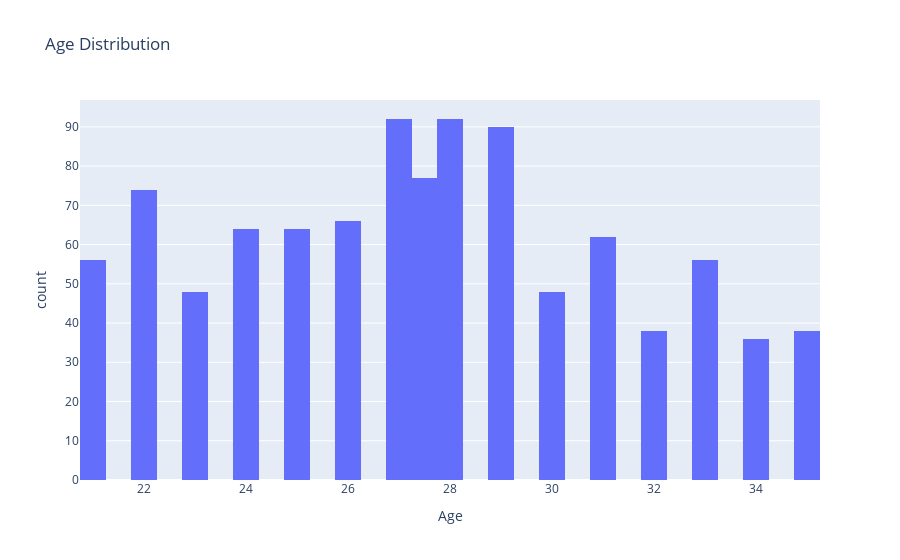

The cell this chart's notebook holds for it:
### Code cell
plt = px.histogram(df, x='Age', title='Age Distribution')
plt.show()

### Figure 1 — Plotly figure (JSON) as saved in the notebook; plotly's stock layout.template omitted (floating-point values rounded to 4 significant figures; data arrays with more than 128 entries replaced by an {"elided": "..."} marker saying what was removed)
{"data": [{"bingroup": "x", "hovertemplate": "Age=%{x}<br>count=%{y}<extra></extra>", "legendgroup": "", "marker": {"color": "#636efa", "pattern": {"shape": ""}}, "name": "", "orientation": "v", "showlegend": false, "type": "histogram", "x": {"elided": "1001 float values"}, "xaxis": "x", "yaxis": "y"}], "layout": {"barmode": "relative", "legend": {"tracegroupgap": 0}, "title": {"text": "Age Distribution"}, "xaxis": {"anchor": "y", "domain": [0, 1], "title": {"text": "Age"}}, "yaxis": {"anchor": "x", "domain": [0, 1], "title": {"text": "count"}}}}
